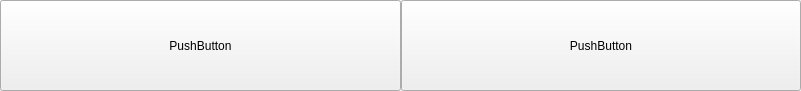
<?xml version="1.0" encoding="UTF-8"?>
<ui version="4.0">
 <class>Form</class>
 <widget class="QWidget" name="Form">
  <property name="geometry">
   <rect>
    <x>0</x>
    <y>0</y>
    <width>801</width>
    <height>91</height>
   </rect>
  </property>
  <property name="windowTitle">
   <string>Form</string>
  </property>
  <layout class="QHBoxLayout" name="horizontalLayout">
   <property name="spacing">
    <number>0</number>
   </property>
   <property name="leftMargin">
    <number>0</number>
   </property>
   <property name="topMargin">
    <number>0</number>
   </property>
   <property name="rightMargin">
    <number>0</number>
   </property>
   <property name="bottomMargin">
    <number>0</number>
   </property>
   <item>
    <widget class="QPushButton" name="pushButton">
     <property name="sizePolicy">
      <sizepolicy hsizetype="Minimum" vsizetype="Expanding">
       <horstretch>0</horstretch>
       <verstretch>0</verstretch>
      </sizepolicy>
     </property>
     <property name="text">
      <string>PushButton</string>
     </property>
    </widget>
   </item>
   <item>
    <widget class="QPushButton" name="pushButton_2">
     <property name="sizePolicy">
      <sizepolicy hsizetype="Minimum" vsizetype="Expanding">
       <horstretch>0</horstretch>
       <verstretch>0</verstretch>
      </sizepolicy>
     </property>
     <property name="text">
      <string>PushButton</string>
     </property>
    </widget>
   </item>
  </layout>
 </widget>
 <resources/>
 <connections/>
</ui>
